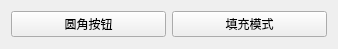
<?xml version="1.0" encoding="UTF-8"?>
<ui version="4.0">
 <class>MainWidget</class>
 <widget class="QWidget" name="MainWidget">
  <property name="geometry">
   <rect>
    <x>0</x>
    <y>0</y>
    <width>338</width>
    <height>49</height>
   </rect>
  </property>
  <property name="windowTitle">
   <string/>
  </property>
  <layout class="QGridLayout" name="gridLayout">
   <item row="0" column="0">
    <widget class="QPushButton" name="roundButton">
     <property name="text">
      <string>圆角按钮</string>
     </property>
    </widget>
   </item>
   <item row="0" column="1">
    <widget class="QPushButton" name="fillModeButton">
     <property name="text">
      <string>填充模式</string>
     </property>
    </widget>
   </item>
  </layout>
 </widget>
 <resources/>
 <connections/>
</ui>
